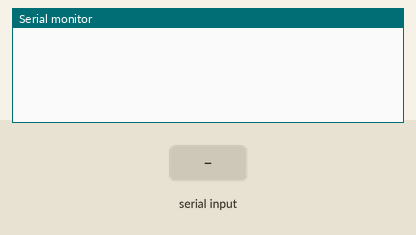
Recording of a sketch running on a simulated Arduino Uno, built with avr-gcc and run on an emulated ATmega328P. Parts: the last lines printed to the serial monitor. The test bench sets the inputs (shaded band).

Above: at 1.2 s.
1.3 s: "1!" received over Serial
At 3.5 s:
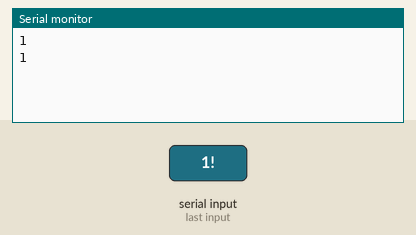
3.8 s: "0!" received over Serial
At 5.2 s:
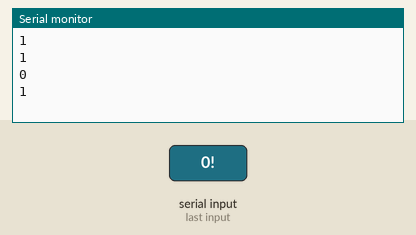
5.3 s: "2!" received over Serial
At 7.7 s:
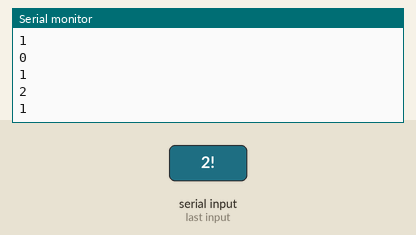
Timing chart, 0 to 9.2 s (numbered marks = the images above; inputs shaded):
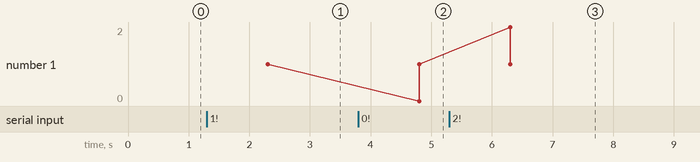

Measured:
- after the input at 1.3 s, the serial monitor: prints a new line after 1.0 s (image 1)
- after the input at 3.8 s, the serial monitor: prints a new line after 1.0 s (image 2)
- after the input at 5.3 s, the serial monitor: prints a new line after 1.0 s (image 3)

The sketch:

smart_farmer.ino
```cpp
String _command;
int _commandResult;

void setup() {
  Serial.begin(9600);
  //_command = "";
  _commandResult = 0;
}

void loop() {
  // get command
  GetCommand();

  // check command
  if (!ValidCommand()) {
    ReturnWithError();
    return;
  }

  // execute command
  ExecuteCommand();

  // flush and return
  ReturnCommandResult();
}

void GetCommand() {
  while (Serial.available() == 0) {}     //wait for data available

  String teststr = Serial.readStringUntil('!');
  teststr.trim(); // remove any \r \n whitespace at the end of the String

  _command = teststr;
}

short ValidCommand() {
  //TODO check command
  return 1;
}

void ExecuteCommand() {
  //TODO exec _command
  delay(1000);

  //TODO set _commandResult
  _commandResult = 1;
  Serial.println(_command);
}

void ReturnWithError() {
  CleanSerial();
  Serial.println(-1);
  ResetCommand();
}

void ReturnCommandResult() {
  CleanSerial();
  Serial.println(_commandResult);
  ResetCommand();
}

void CleanSerial() {
  Serial.flush();
}

void ResetCommand() {
  _command = "";
}
```
